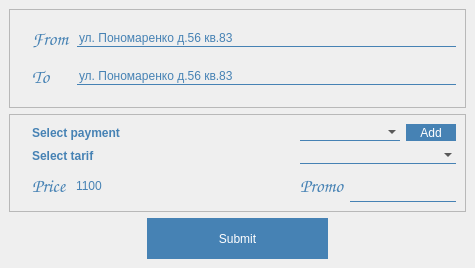
<?xml version="1.0" encoding="UTF-8"?>
<ui version="4.0">
 <class>MainWindow</class>
 <widget class="QMainWindow" name="MainWindow">
  <property name="geometry">
   <rect>
    <x>0</x>
    <y>0</y>
    <width>475</width>
    <height>268</height>
   </rect>
  </property>
  <property name="windowTitle">
   <string>Order Taxi</string>
  </property>
  <property name="styleSheet">
   <string notr="true">QLineEdit
{
background: transparent;
border: none;
border-bottom: 1px solid steelblue;
font: 10pt &quot;Comic Sans MS&quot;;
color: steelblue;
}

QLabel{
	color: steelblue;
	transition: all 1s;
	font: 14pt &quot;Comic Sans MS&quot;;
	font-weight:bold;
}

QPushButton{
color: white;
background: steelblue;
border-radius: 60px;
font: 12pt &quot;Comic Sans MS&quot;;
}

QComboBox{
background: transparent;
border: none;
border-bottom: 1px solid steelblue;
font: 12pt &quot;Comic Sans MS&quot;;
}
</string>
  </property>
  <widget class="QWidget" name="centralwidget">
   <layout class="QVBoxLayout" name="verticalLayout">
    <item>
     <widget class="QFrame" name="frame">
      <property name="styleSheet">
       <string notr="true"/>
      </property>
      <property name="frameShape">
       <enum>QFrame::StyledPanel</enum>
      </property>
      <property name="frameShadow">
       <enum>QFrame::Raised</enum>
      </property>
      <layout class="QGridLayout" name="gridLayout">
       <item row="0" column="0" rowspan="2">
        <widget class="QLabel" name="img_locality">
         <property name="maximumSize">
          <size>
           <width>50</width>
           <height>50</height>
          </size>
         </property>
         <property name="text">
          <string/>
         </property>
         <property name="pixmap">
          <pixmap>../../ico/locality.png</pixmap>
         </property>
         <property name="scaledContents">
          <bool>true</bool>
         </property>
        </widget>
       </item>
       <item row="0" column="1">
        <widget class="QLabel" name="label_from">
         <property name="font">
          <font>
           <family>Comic Sans MS</family>
           <pointsize>14</pointsize>
           <weight>75</weight>
           <italic>false</italic>
           <bold>true</bold>
          </font>
         </property>
         <property name="styleSheet">
          <string notr="true"/>
         </property>
         <property name="text">
          <string>From</string>
         </property>
        </widget>
       </item>
       <item row="0" column="2">
        <widget class="ClickableLineEdit" name="edit_from">
         <property name="styleSheet">
          <string notr="true"/>
         </property>
         <property name="text">
          <string>ул. Пономаренко д.56 кв.83</string>
         </property>
         <property name="readOnly">
          <bool>false</bool>
         </property>
        </widget>
       </item>
       <item row="1" column="1">
        <widget class="QLabel" name="label_to">
         <property name="font">
          <font>
           <family>Comic Sans MS</family>
           <pointsize>14</pointsize>
           <weight>75</weight>
           <italic>false</italic>
           <bold>true</bold>
          </font>
         </property>
         <property name="styleSheet">
          <string notr="true"/>
         </property>
         <property name="text">
          <string>To</string>
         </property>
        </widget>
       </item>
       <item row="1" column="2">
        <widget class="ClickableLineEdit" name="edit_to">
         <property name="styleSheet">
          <string notr="true"/>
         </property>
         <property name="text">
          <string>ул. Пономаренко д.56 кв.83</string>
         </property>
        </widget>
       </item>
      </layout>
     </widget>
    </item>
    <item>
     <widget class="QFrame" name="frame_2">
      <property name="frameShape">
       <enum>QFrame::StyledPanel</enum>
      </property>
      <property name="frameShadow">
       <enum>QFrame::Raised</enum>
      </property>
      <layout class="QGridLayout" name="gridLayout_2">
       <item row="0" column="1" colspan="2">
        <widget class="QLabel" name="lbl_payment">
         <property name="text">
          <string>Select payment</string>
         </property>
        </widget>
       </item>
       <item row="0" column="3" colspan="2">
        <widget class="QComboBox" name="comboBox_payment">
         <property name="maximumSize">
          <size>
           <width>500</width>
           <height>30</height>
          </size>
         </property>
         <property name="styleSheet">
          <string notr="true"/>
         </property>
        </widget>
       </item>
       <item row="0" column="5">
        <widget class="QPushButton" name="btn_add">
         <property name="minimumSize">
          <size>
           <width>50</width>
           <height>0</height>
          </size>
         </property>
         <property name="maximumSize">
          <size>
           <width>50</width>
           <height>25</height>
          </size>
         </property>
         <property name="styleSheet">
          <string notr="true"/>
         </property>
         <property name="text">
          <string>Add</string>
         </property>
        </widget>
       </item>
       <item row="1" column="1" colspan="2">
        <widget class="QLabel" name="lbl_tarif">
         <property name="text">
          <string>Select tarif</string>
         </property>
        </widget>
       </item>
       <item row="2" column="1" rowspan="2">
        <widget class="QLabel" name="lbl_price">
         <property name="font">
          <font>
           <family>Comic Sans MS</family>
           <pointsize>14</pointsize>
           <weight>75</weight>
           <italic>false</italic>
           <bold>true</bold>
          </font>
         </property>
         <property name="styleSheet">
          <string notr="true"/>
         </property>
         <property name="text">
          <string>Price</string>
         </property>
        </widget>
       </item>
       <item row="2" column="2" rowspan="2">
        <widget class="QLineEdit" name="edit_price">
         <property name="enabled">
          <bool>false</bool>
         </property>
         <property name="styleSheet">
          <string notr="true">QLineEdit
{
background: transparent;
border: none;
font: 16pt &quot;Comic Sans MS&quot;;
color: steelblue;
}</string>
         </property>
         <property name="text">
          <string>1100</string>
         </property>
        </widget>
       </item>
       <item row="2" column="3" rowspan="2">
        <widget class="QLabel" name="lbl_promo">
         <property name="font">
          <font>
           <family>Comic Sans MS</family>
           <pointsize>14</pointsize>
           <weight>75</weight>
           <italic>false</italic>
           <bold>true</bold>
          </font>
         </property>
         <property name="styleSheet">
          <string notr="true"/>
         </property>
         <property name="text">
          <string>Promo</string>
         </property>
        </widget>
       </item>
       <item row="3" column="4" colspan="2">
        <widget class="QLineEdit" name="edit_promo">
         <property name="echoMode">
          <enum>QLineEdit::Normal</enum>
         </property>
        </widget>
       </item>
       <item row="1" column="3" colspan="3">
        <widget class="QComboBox" name="comboBox_tarif">
         <property name="maximumSize">
          <size>
           <width>500</width>
           <height>30</height>
          </size>
         </property>
         <property name="styleSheet">
          <string notr="true"/>
         </property>
        </widget>
       </item>
       <item row="0" column="0" rowspan="4">
        <widget class="QLabel" name="img_payment">
         <property name="maximumSize">
          <size>
           <width>100</width>
           <height>100</height>
          </size>
         </property>
         <property name="text">
          <string/>
         </property>
         <property name="pixmap">
          <pixmap>../../ico/credit-card.png</pixmap>
         </property>
         <property name="scaledContents">
          <bool>true</bool>
         </property>
        </widget>
       </item>
      </layout>
     </widget>
    </item>
    <item alignment="Qt::AlignHCenter">
     <widget class="QPushButton" name="btn_submit">
      <property name="minimumSize">
       <size>
        <width>181</width>
        <height>41</height>
       </size>
      </property>
      <property name="styleSheet">
       <string notr="true"/>
      </property>
      <property name="text">
       <string>Submit</string>
      </property>
     </widget>
    </item>
   </layout>
  </widget>
 </widget>
 <customwidgets>
  <customwidget>
   <class>ClickableLineEdit</class>
   <extends>QLineEdit</extends>
   <header>PyQt.mycomponent.clickablelineedit.h</header>
  </customwidget>
 </customwidgets>
 <resources/>
 <connections/>
</ui>
